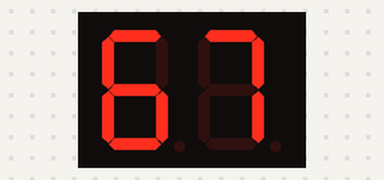
The sketch below on a simulated Arduino Uno, built with avr-gcc and run on an emulated ATmega328P. On the bench: 2-digit seven-segment display. Wiring (inferred from the names in the program): 2-digit 7-segment display, segments lit when HIGH: segments pin 2, pin 3, pin 4, pin 5, pin 6, pin 7, pin 8; digit selects pin 11, pin 12. The segment pins are drawn as the display they are named for.

Above: at 0.1 s.
At 1.1 s:
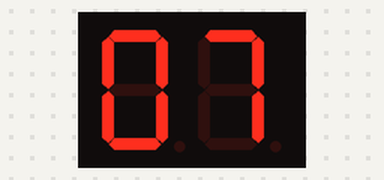
At 2.1 s:
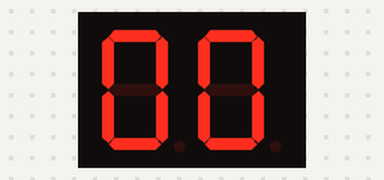
At 3.1 s:
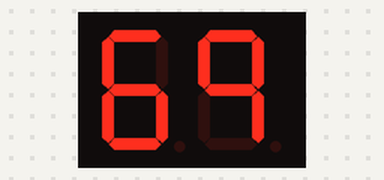

Measured:
- by itself, everything shown: repeats every 4.0 s, in 4 steps
- what the display in image 0 shows lasts 1.1 s, from 0.0 s to 1.1 s

The sketch:

Two7SegmentShowIDnumber.ino
```cpp
// ====== รูปแบบไฟของแต่ละเลข (สำหรับ Common Cathode) ======
int num_array[10][7] = {
  {1,1,1,1,1,1,0},  // 0
  {0,1,1,0,0,0,0},  // 1
  {1,1,0,1,1,0,1},  // 2
  {1,1,1,1,0,0,1},  // 3
  {0,1,1,0,0,1,1},  // 4
  {1,0,1,1,0,1,1},  // 5
  {1,0,1,1,1,1,1},  // 6
  {1,1,1,0,0,0,0},  // 7
  {1,1,1,1,1,1,1},  // 8
  {1,1,1,0,0,1,1}   // 9
};

// ====== กำหนดขา segment ที่แชร์ร่วมกัน (ตามรูป) ======
const int segment_a = 2;
const int segment_b = 3;
const int segment_c = 4;
const int segment_d = 5;
const int segment_e = 6;
const int segment_f = 7;
const int segment_g = 8;

const int segmentPins[7] = {
  segment_a, segment_b, segment_c, segment_d, segment_e, segment_f, segment_g
};

// ====== ขาเลือกหลัก (Common Cathode) ======
const int digitL = 11;   // หลักซ้าย
const int digitR = 12;   // หลักขวา

void setup() {
  for (int i = 0; i < 7; i++) pinMode(segmentPins[i], OUTPUT);
  pinMode(digitL, OUTPUT);
  pinMode(digitR, OUTPUT);
  // ปิดทั้งสองหลักก่อน (CC: HIGH = ปิด)
  digitalWrite(digitL, HIGH);
  digitalWrite(digitR, HIGH);
}

void setSegments(uint8_t n) {
  for (int i = 0; i < 7; i++) {
    digitalWrite(segmentPins[i], num_array[n][i] ? HIGH : LOW); // CC: HIGH = ติด
  }
}

inline void enableLeftDigit()  { digitalWrite(digitL, LOW);  } // CC เปิดด้วย LOW
inline void enableRightDigit() { digitalWrite(digitR, LOW);  }
inline void disableDigits()    { digitalWrite(digitL, HIGH); digitalWrite(digitR, HIGH); }

// มัลติเพล็กซ์เลขสองหลักเป็นระยะเวลาที่กำหนด (ms)
void displayTwoDigits(uint8_t tens, uint8_t ones, unsigned long duration_ms) {
  unsigned long tEnd = millis() + duration_ms;
  while (millis() < tEnd) {
    // หลักซ้าย
    setSegments(tens);
    enableLeftDigit();
    delayMicroseconds(1500);
    disableDigits();
    // หลักขวา
    setSegments(ones);
    enableRightDigit();
    delayMicroseconds(1500);
    disableDigits();
  }
  disableDigits(); // กัน ghost ท้ายรอบ
}

void loop() {
  // รหัสนักศึกษา: 67070069 -> แสดงทีละคู่: 67, 07, 00, 69
  const char id[] = "67070069";
  // คู่ละ 1 วินาที
  const unsigned long holdMs = 1000;

  for (int i = 0; i < 8; i += 2) {
    uint8_t left  = id[i]   - '0';  // หลักซ้ายของคู่นั้น
    uint8_t right = id[i+1] - '0';  // หลักขวาของคู่นั้น
    displayTwoDigits(left, right, holdMs);
  }
}
```
